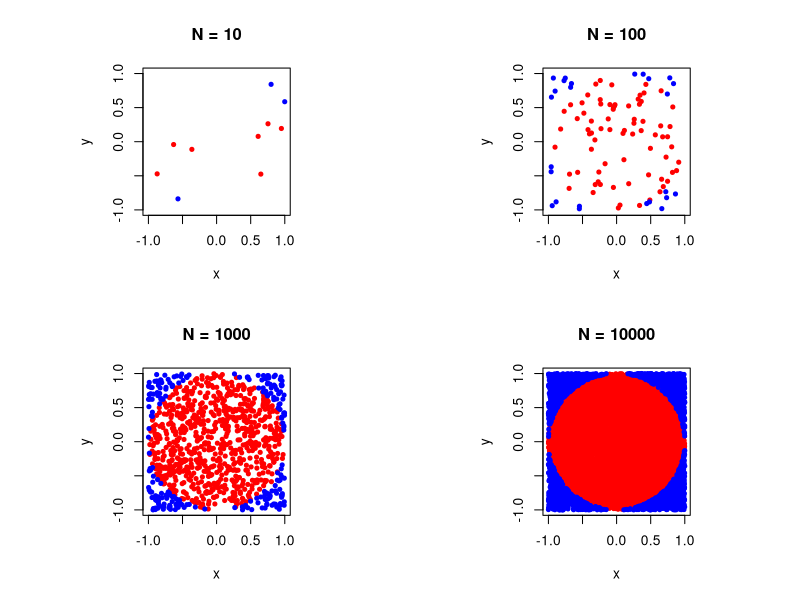

R code for this plot:
#dataistanbul talk - April 5th, 2017
#HS Olmez (c) 2017
#
# For points in only a quarter of the circle
piR <- function(N) {
  x <- runif(N,0,1)
  y <- runif(N,0,1)
  d <- sqrt(x^2 + y^2)
  return(4*sum(d<1.0)/N)
}
set.seed(7) #for reproducibility
cat(piR(1000),piR(10000),piR(100000),piR(1000000))

#Let's plot the points in and out of the circle
par(mfrow = c(2, 2))
nc <- c(10,100,1000,10000)
for (j in 1:4) {
  xin <- vector(); yin <- vector(); xout <- vector(); yout <- vector()
  x <- runif(nc[j],-1,1) ; y <- runif(nc[j],-1,1)
  for (i in 1:nc[j]) {
    d <- sqrt(x^2 + y^2)
    if (sqrt(x[i]^2 + y[i]^2) < 1.0) {
      xin <- append(xin,x[i]) ; yin <- append(yin,y[i])
    } else {
      xout <- append(xout,x[i]) ; yout <- append(yout,y[i])
    }
  }
  par(pty="s")
  plot(xin,yin, col='red', main=paste("N =",nc[j]), xlab="x", ylab="y", pch=20, xlim=range(-1,1), ylim=range(-1,1))
  points(xout,yout, pch=20, col='blue')
}
